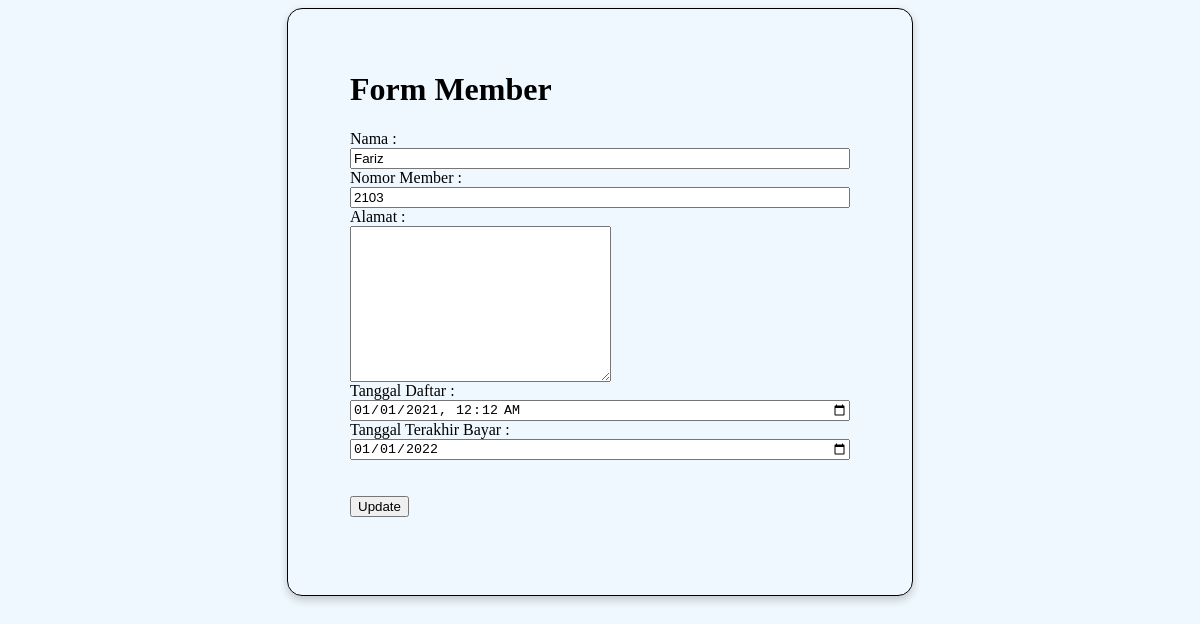
/FormMember.php?id_member=104, run on the app's committed database.
### tables this page shows
CREATE TABLE `member` (
  `id_member` int(11) NOT NULL,
  `nama_member` varchar(250) NOT NULL,
  `nomor_member` varchar(15) NOT NULL,
  `alamat` text NOT NULL,
  `tgl_mendaftar` datetime NOT NULL,
  `tgl_terakhir_bayar` date NOT NULL
);

### Koneksi.php (called while the page is built)
<?php
    function connect(){
        try{
            $dbConnect = new PDO(
                'mysql:host=localhost;dbname=web-5','root','',
                array(PDO::ATTR_ERRMODE, PDO::ERRMODE_EXCEPTION, PDO::ATTR_PERSISTENT => true)
            );
        } catch(PDOException $e){
            print "Connection Problem : ". $e ->getMessage()."<br/>";
            die();
        }
        return $dbConnect;
    }
?>

### Model.php (called while the page is built, shortened)
<?php
require("./Koneksi.php");
function editMember(){
    $b = connect()->prepare("SELECT * FROM member WHERE id_member = ".$_GET["id_member"]);
    $b -> execute();
    $GLOBALS['res'] = $b->fetchAll();
}
?>

### FormMember.php (the view, shortened to what this page needs)
<?php require('./Model.php');
if(isset($_GET['id_member'])){
    editMember();
}
?>
<DOCTYPE html>
<html>
    <body>
            <table>
                <td>
                <h1>Form Member</h1>
                <form action="" method="POST">
                <label>Nama :</label> <br>
                <input type="text" name="nama" <?php echo (isset($_GET['id_member'])) ? "value = " . $res[0]["nama_member"] . "" : "value = '' "; ?> required> <br>
                <label>Nomor Member : </label> <br>
                <input type="text" name="no_member" <?php echo (isset($_GET['id_member'])) ? "value = " . $res[0]["nomor_member"] . "" : "value = '' "; ?> required> <br>
                <label>Alamat : </label> <br>
                <textarea name="alamat" cols="30" rows="10" <?php echo (isset($_GET['id_member'])) ? "value = " . $res[0]["alamat"] . "" : "value = '' "; ?> required></textarea> <br>
                <label>Tanggal Daftar : </label> <br>
                <input type="datetime-local" name="tgl_daftar" <?php echo (isset($_GET['id_member'])) ? "value = ".date('Y-m-d\TH:i', strtotime($res[0]["tgl_mendaftar"]))."" : "value = '' "; ?> required> <br>
                <Label>Tanggal Terakhir Bayar : </Label> <br>
                <input type="date" name="tgl_terakhir_bayar" <?php echo (isset($_GET['id_member'])) ? "value = " . $res[0]["tgl_terakhir_bayar"] . "" : "value = '' "; ?> required> <br> <br>
                <br>
                <?php
                    if(isset($_GET['id_member'])){
                        echo '<button type ="submit" name="update"> Update </button>';
                    } else {
                        echo '<button type ="submit" name ="submit"> Add </button>';
                    }
                ?>
                </form>
                </td>
            </table>
    </body>
</html>

### FormMember.php (style rules this page uses)
body { background-color:aliceblue; }
table { border: 1px solid; margin-left: auto; margin-right: auto; padding: 5%; box-shadow: 0 4px 8px 0 rgba(0,0,0,0.2); border-radius: 15px; }
input { width: 100%; }
td { width: 500px; }

### data on the page
member: nama "Fariz", no_member "2103", tgl_daftar "01/01/2021 00:12", tgl_terakhir_bayar "01/01/2022"
